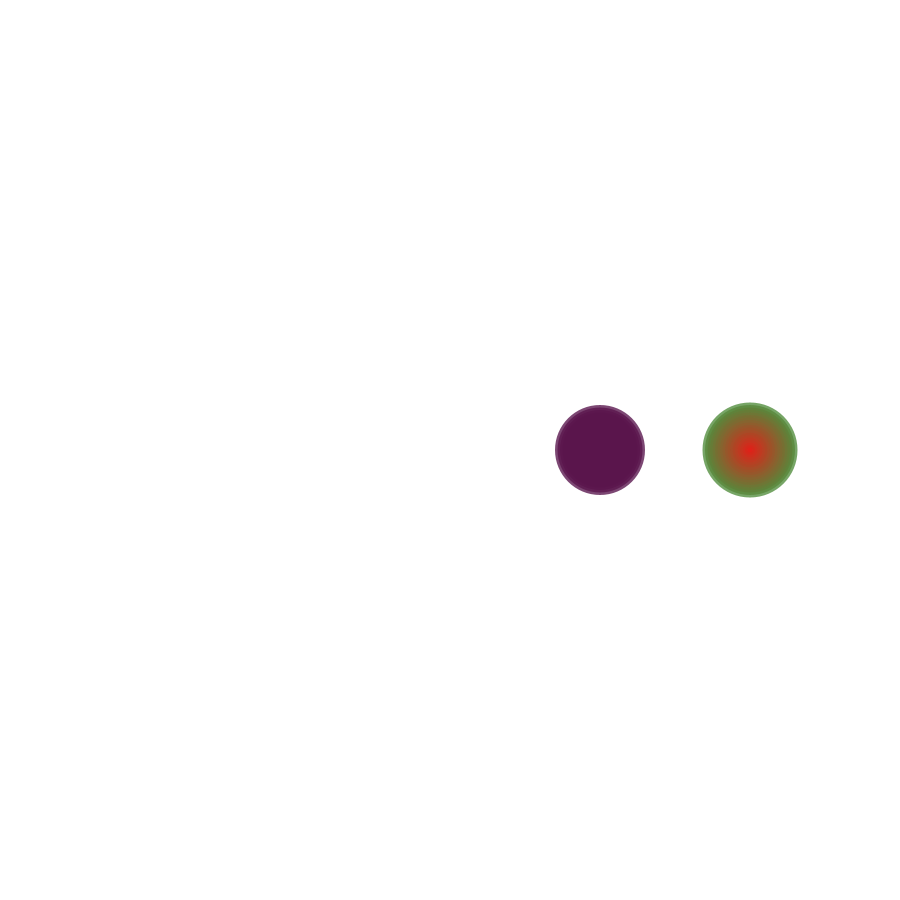
Frame 1 (no input)
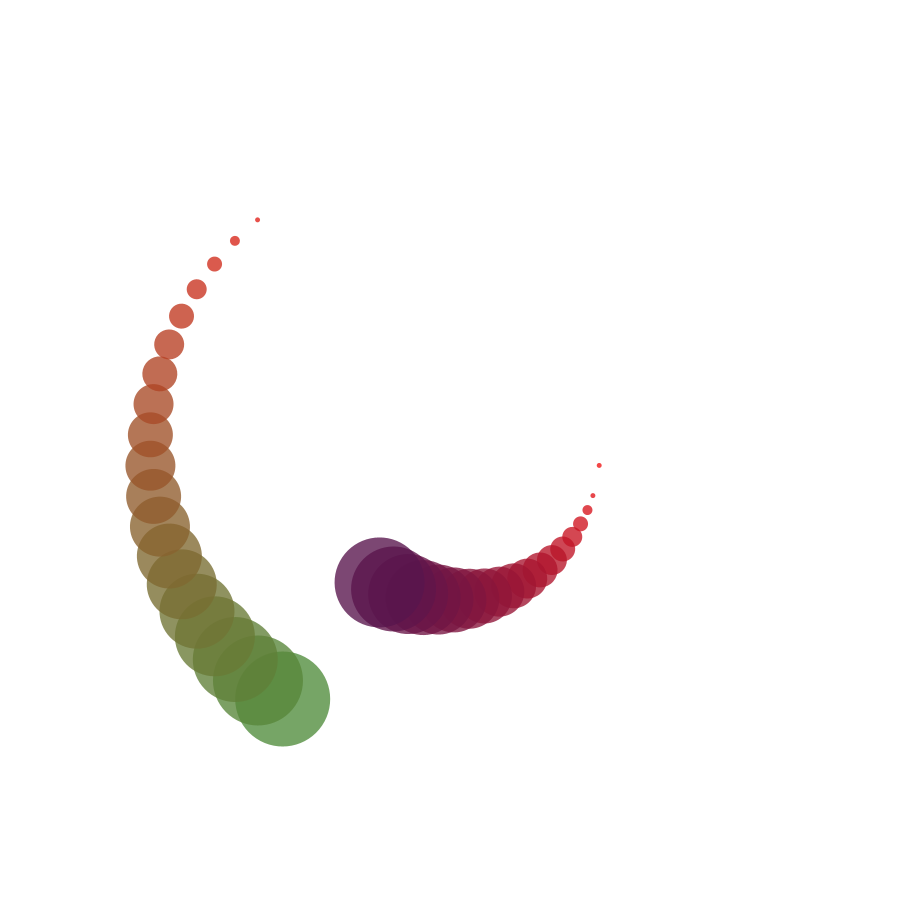
Frame 60 (the mouse pressed at the canvas centre just before this capture)
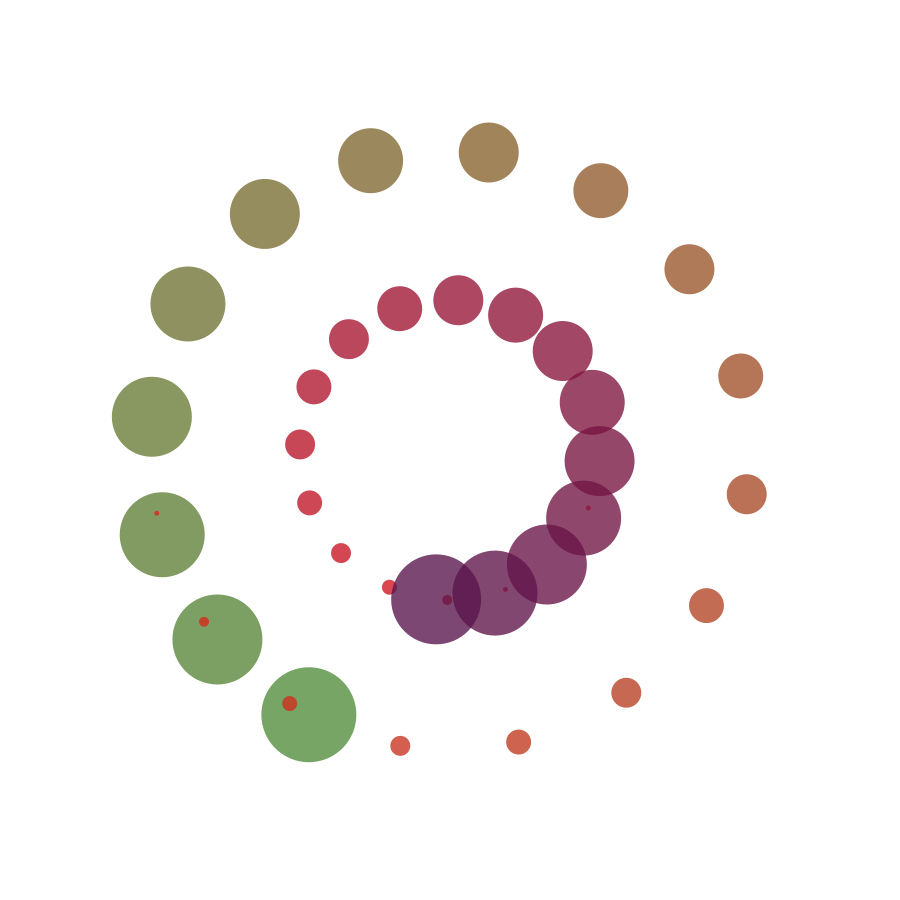
Frame 120 (the mouse held since frame 60 and released just before this capture)

The Processing sketch that drew these frames (run headless with seeded random() and noise(); from frame 60 on, the mouse is pressed at the canvas centre):

// Processing sketch: TP3_Diego2
// ── TP3_Diego2.pde
//Cambio de color usando "for"

float angulo;
float anguloInvertido;
boolean estaManual;

float x;
float radio;
int NumCirculos;

void setup() {
  size(900, 900);
  noStroke();

  x = 150;
  radio = 5;
  NumCirculos = 20;
  
  //Simplificado
  //pushMatrix();
  //fill(0);
  //translate(width/2, height/2);
  //for (int i=0; i< 63; i++) {
  //  ellipse(200, 200,10, 10);
  //  rotate(0.1);
  //}
  //popMatrix();
}



void draw() {
  background(255);
  translate(width/2, height/2);

  for (int i=0; i < NumCirculos; i++) {
    //scale(0.95);//No usar
    rotate(radians(angulo));
    fill(240-(i*8), 20, 20 + (i*3), 200);
    ellipse(x, 0, radio-(i*5), radio-(i*5));
  }

  for (int i=20; i > 0; i--) {
    //scale(0.95);//No usar
    fill(240-(i*8), 20+(i*6), 20 + (i*2), 200);
    rotate(radians(-anguloInvertido));
    ellipse(x*2, 0, radio-(i*5), radio-(i*5));
  }

  //Modo de control
  if (estaManual) {
    //Mapeo
    angulo = map(mouseX, 0, width, 0, 3.14*14.5);
    anguloInvertido = -map(mouseX, width, 0, 3.14*14.5, 0);
  } else {
    //Velocidades
    angulo+= 0.1;
    anguloInvertido-= 0.1;
  }
}


void mousePressed() {
  estaManual = !estaManual;
}
